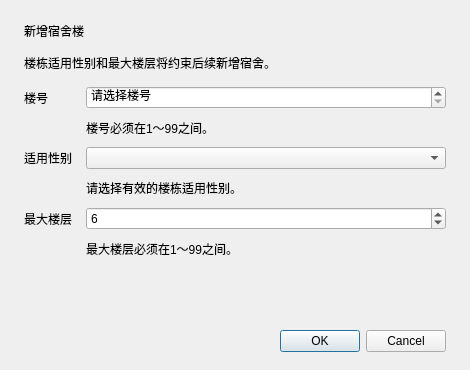
<?xml version="1.0" encoding="UTF-8"?>
<ui version="4.0">
 <class>AddBuildingDialog</class>
 <widget class="QDialog" name="AddBuildingDialog">
  <property name="geometry"><rect><x>0</x><y>0</y><width>470</width><height>370</height></rect></property>
  <property name="minimumSize"><size><width>430</width><height>340</height></size></property>
  <property name="windowTitle"><string>新增楼栋</string></property><property name="modal"><bool>true</bool></property>
  <layout class="QVBoxLayout" name="dialogLayout">
   <property name="spacing"><number>14</number></property><property name="leftMargin"><number>24</number></property><property name="topMargin"><number>22</number></property><property name="rightMargin"><number>24</number></property><property name="bottomMargin"><number>18</number></property>
   <item><widget class="QLabel" name="headingLabel"><property name="text"><string>新增宿舍楼</string></property><property name="pageHeading" stdset="0"><bool>true</bool></property></widget></item>
   <item><widget class="QLabel" name="descriptionLabel"><property name="text"><string>楼栋适用性别和最大楼层将约束后续新增宿舍。</string></property><property name="pageDescription" stdset="0"><bool>true</bool></property></widget></item>
   <item>
    <layout class="QFormLayout" name="formLayout">
     <property name="verticalSpacing"><number>10</number></property>
     <item row="0" column="0"><widget class="QLabel" name="buildingIdLabel"><property name="text"><string>楼号</string></property></widget></item><item row="0" column="1"><widget class="QSpinBox" name="buildingIdSpin"><property name="minimum"><number>0</number></property><property name="maximum"><number>99</number></property><property name="specialValueText"><string>请选择楼号</string></property></widget></item>
     <item row="1" column="1"><widget class="QLabel" name="buildingIdErrorLabel"><property name="text"><string>楼号必须在1～99之间。</string></property><property name="visible"><bool>false</bool></property><property name="fieldError" stdset="0"><bool>true</bool></property></widget></item>
     <item row="2" column="0"><widget class="QLabel" name="genderLabel"><property name="text"><string>适用性别</string></property></widget></item><item row="2" column="1"><widget class="QComboBox" name="genderCombo"/></item>
     <item row="3" column="1"><widget class="QLabel" name="genderErrorLabel"><property name="text"><string>请选择有效的楼栋适用性别。</string></property><property name="visible"><bool>false</bool></property><property name="fieldError" stdset="0"><bool>true</bool></property></widget></item>
     <item row="4" column="0"><widget class="QLabel" name="maxFloorLabel"><property name="text"><string>最大楼层</string></property></widget></item><item row="4" column="1"><widget class="QSpinBox" name="maxFloorSpin"><property name="minimum"><number>1</number></property><property name="maximum"><number>99</number></property><property name="value"><number>6</number></property></widget></item>
     <item row="5" column="1"><widget class="QLabel" name="maxFloorErrorLabel"><property name="text"><string>最大楼层必须在1～99之间。</string></property><property name="visible"><bool>false</bool></property><property name="fieldError" stdset="0"><bool>true</bool></property></widget></item>
    </layout>
   </item>
   <item><spacer name="dialogSpacer"><property name="orientation"><enum>Qt::Orientation::Vertical</enum></property><property name="sizeHint" stdset="0"><size><width>20</width><height>20</height></size></property></spacer></item>
   <item><widget class="QDialogButtonBox" name="buttonBox"><property name="standardButtons"><set>QDialogButtonBox::StandardButton::Cancel|QDialogButtonBox::StandardButton::Ok</set></property></widget></item>
  </layout>
 </widget>
 <resources/>
 <connections/>
</ui>
